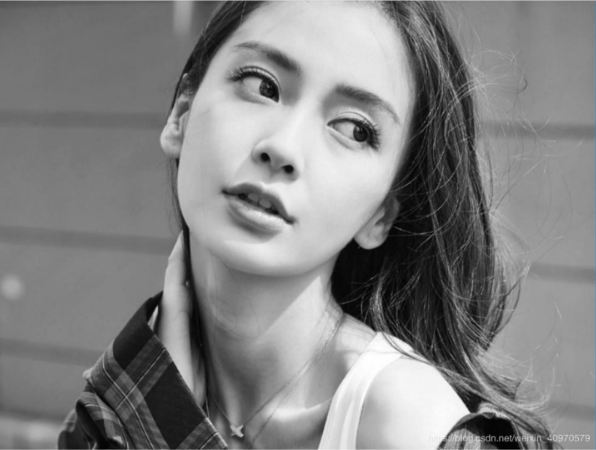
#> input picture lab1/4.png, 596 x 450 px
$ python lab1.py
#> lines starting #> are read from the running program, lines starting #| are printed output that depends on the picture; after the words box and inside, x2 and y2 are one past the last pixel; in counts of white or black regions, pixels touching at a corner belong together
import numpy as np
import cv2


def laplacian(image, kernel):
    m, n = image.shape
#> m = 450; n = 596
    laplacian = np.zeros((m, n))

    for i in range(2, m - 1):
        for j in range(2, n - 1):
            d1 = (kernel[0, 0] * image[i - 1, j - 1] + kernel[0, 1] * image[i - 1, j] + kernel[0, 2] * image[
                i - 1, j + 1] +
                           kernel[1, 0] * image[i, j - 1] + kernel[1, 1] * image[i, j] + kernel[1, 2] * image[
                               i, j + 1] +
                           kernel[2, 0] * image[i + 1, j - 1] + kernel[2, 1] * image[i + 1, j] + kernel[2, 2] * image[
                               i + 1, j + 1])
            laplacian[i, j] = d1
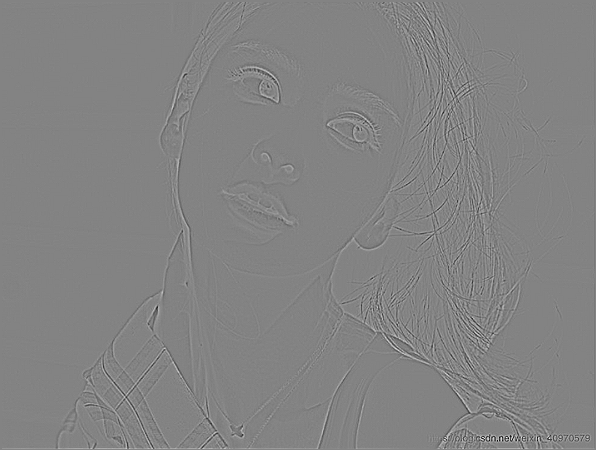
#> laplacian: shape (450, 596) float64; min -210, max 198, mean 0.1; drawn with min black and max white

    for i in range(m):
        for j in range(n):
            if laplacian[i, j] > 40:
                laplacian[i, j] = 255
            else:
                laplacian[i, j] = 0
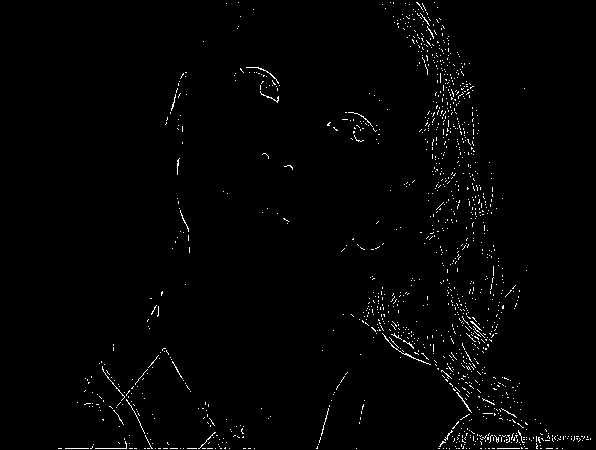
#> laplacian: shape (450, 596) float64; 1.4% white in thin lines or dots, all inside (x1, y1, x2, y2) = (58, 2, 591, 449)

    return laplacian


# Kirsch edge detection operator
# [42 lines left out: function kirsch, not called in this run]


def main():
    image1 = cv2.imread('4.png', cv2.IMREAD_GRAYSCALE)
    krnl_lp_1 = np.array([
        [0, 1, 0],
        [1, -4, 1],
        [0, 1, 0]])
    krnl_lp_2 = np.array([
        [1, 1, 1],
        [1, -8, 1],
        [1, 1, 1]])
    output = laplacian(image1, kernel=krnl_lp_1)
    output_4 = cv2.filter2D(image1, -1, krnl_lp_1)
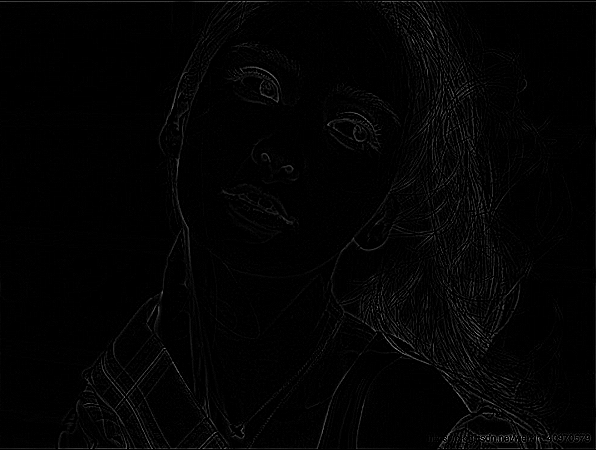
#> output_4: shape (450, 596); min 0, max 198, mean 3.4
    cv2.imshow('Original image', image1)
    cv2.imshow('image1', output)
    cv2.imshow('image2', output_4)
    if cv2.waitKey(0) & 0xFF == 27:
#> (key Esc is pressed here)
        cv2.destroyAllWindows()


if __name__ == '__main__':
    main()
